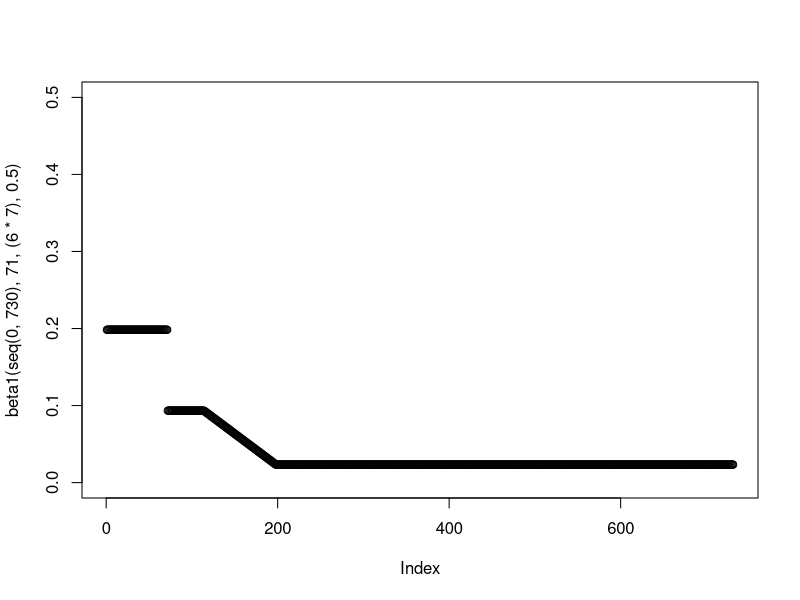
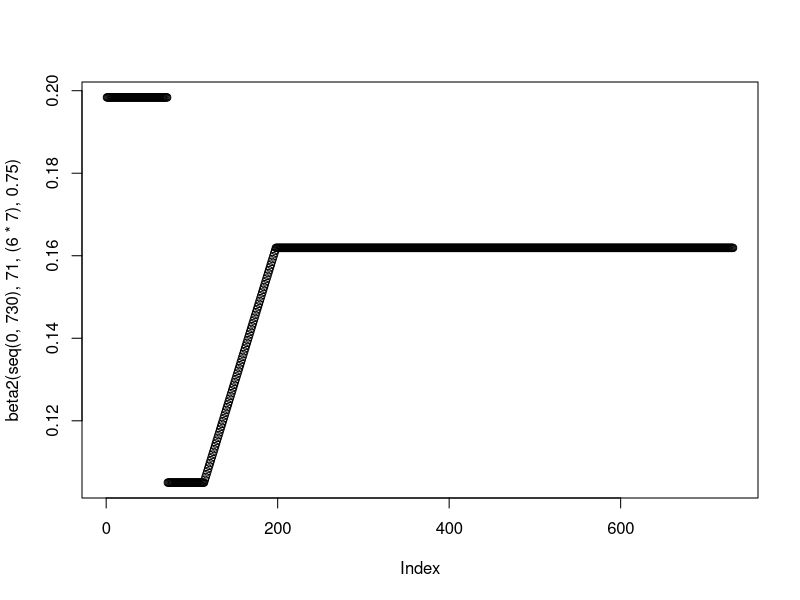
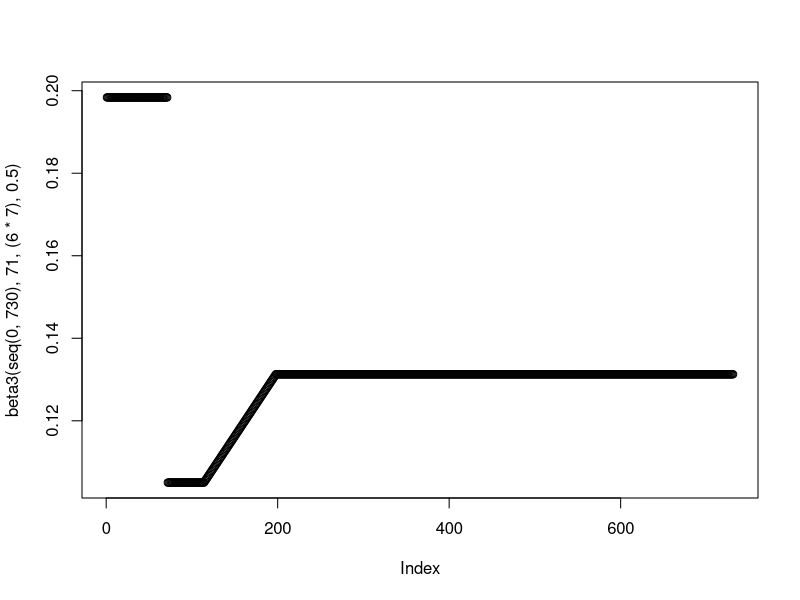
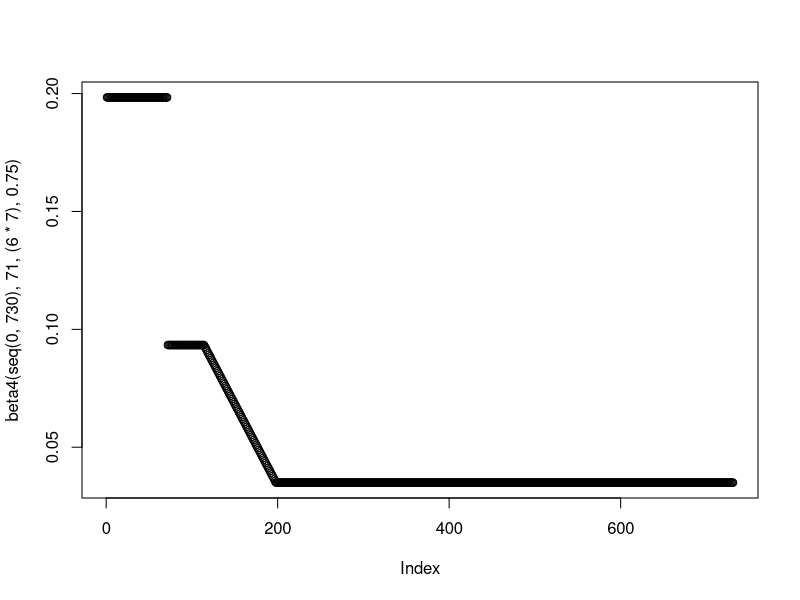

Reproduce these figures in R, in order. (Note: this script raises an error after producing the figures.)
setwd("C:/Users/amorg/Documents/PhD/nCoV Work/Figures/Enhanced Shielding/New") # This is where the plots Output
rm(list=ls())
library("deSolve"); library("ggplot2"); library("ggpubr"); library("reshape2"); library("Cairo")

#### Phase 4 ANALYSIS ####
# Model Functions - Generation Time + Betas + ODEs #
#Function for the generation time/(1/gamma) parameter
GenTime <- function(T2, R0) {
  G = T2 * ((R0-1)/log(2))
  return(G)
}

#Betas for the Intervention - Phase 4 is a scaling factor which affects all Betas during Phase 4 equally 
beta1 <- function(time, tstart1, tdur, phase4) {
  gamma <- 1/(GenTime(3.3,2.8))
  beta1_2 <- 0.4*gamma*phase4
  betalin <- approxfun(x=c(tstart1+tdur, tstart1+tdur+(12*7)), y = c(0.8*(gamma), beta1_2), method="linear", rule  =2)
  ifelse((time >= tstart1 & time <= tstart1+tdur), #Phase 2
         0.8*(gamma),
         ifelse((time >= tstart1+tdur & time <= tstart1+tdur+(12*7)), #Phase 3
                betalin(time),
                ifelse((time >= tstart1+tdur+(12*7) & time <= 730),
                       beta1_2,
                       1.7*(gamma))))}

plot(beta1(seq(0,730), 71, (6*7), 0.5), ylim = c(0,0.5))

beta2 <- function(time, tstart1, tdur, phase4) {
  gamma <- 1/(GenTime(3.3,2.8))
  beta1_2 <- 1.85*gamma*phase4
  betalin <- approxfun(x=c(tstart1+tdur, tstart1+tdur+(12*7)), y = c(0.9*(gamma), beta1_2), method="linear", rule  =2)
  ifelse((time >= tstart1 & time <= tstart1+tdur), #Phase 2
         0.9*(gamma),
         ifelse((time >= tstart1+tdur & time <= tstart1+tdur+(12*7)), #Phase 3
                betalin(time),
                ifelse((time >= tstart1+tdur+(12*7) & time <= 730),
                       beta1_2,
                       1.7*(gamma))))}

plot(beta2(seq(0,730), 71, (6*7), 0.75))

beta3 <- function(time, tstart1, tdur, phase4) {
  gamma <- 1/(GenTime(3.3,2.8))
  beta1_2 <- 2.25*gamma*phase4
  betalin <- approxfun(x=c(tstart1+tdur, tstart1+tdur+(12*7)), y = c(0.9*(gamma), beta1_2), method="linear", rule  =2)
  ifelse((time >= tstart1 & time <= tstart1+tdur), #Phase 2
         0.9*(gamma),
         ifelse((time >= tstart1+tdur & time <= tstart1+tdur+(12*7)), #Phase 3
                betalin(time),
                ifelse((time >= tstart1+tdur+(12*7) & time <= 730),
                       beta1_2,
                       1.7*(gamma))))}

plot(beta3(seq(0,730), 71, (6*7), 0.5))

beta4 <- function(time,tstart1,tdur, phase4) {
  gamma <- 1/(GenTime(3.3,2.8))
  beta1_2 <- 0.4*gamma*phase4
  betalin <- approxfun(x=c(tstart1+tdur, tstart1+tdur+(12*7)), y = c(0.8*(gamma), beta1_2), method="linear", rule  =2)
  ifelse((time >= tstart1 & time <= tstart1+tdur), #Phase 2
         0.8*(gamma),
         ifelse((time >= tstart1+tdur & time <= tstart1+tdur+(12*7)), #Phase 3
                betalin(time),
                ifelse((time >= tstart1+tdur+(12*7) & time <= 730),
                       beta1_2,
                       1.7*(gamma))))}

plot(beta4(seq(0,730), 71, (6*7), 0.75))

#ODEs integrating new betas in
SIRS <- function(time, state, parameters) {
  with(as.list(c(state, parameters)), {
    beta1 <- beta1(time,tstart1,tdur, phase4)
    beta2 <- beta2(time,tstart1,tdur, phase4)
    beta3 <- beta3(time,tstart1,tdur, phase4)
    beta4 <- beta4(time,tstart1,tdur, phase4)
    
    dSv = - beta1*Iv*Sv - beta1*Is*Sv - beta4*Ir1*Sv - beta4*Ir2*Sv - beta4*Ir3*Sv + zeta*Rv
    dSs = - beta1*Iv*Ss - beta1*Is*Ss - beta2*Ir1*Ss - beta2*Ir2*Ss - beta2*Ir3*Ss + zeta*Rs
    dSr1 = - beta4*Iv*Sr1 - beta2*Is*Sr1 - beta3*Ir1*Sr1 - beta3*Ir2*Sr1 - beta3*Ir3*Sr1 + zeta*Rr1
    dSr2 = - beta4*Iv*Sr2 - beta2*Is*Sr2 - beta3*Ir1*Sr2 - beta3*Ir2*Sr2 - beta3*Ir3*Sr2 + zeta*Rr2
    dSr3 = - beta4*Iv*Sr3 - beta2*Is*Sr3 - beta3*Ir1*Sr3 - beta3*Ir2*Sr3 - beta3*Ir3*Sr3 + zeta*Rr3
    
    dIv = beta1*Iv*Sv + beta1*Is*Sv + beta4*Ir1*Sv + beta4*Ir2*Sv + beta4*Ir3*Sv - gamma*Iv
    dIs = beta1*Iv*Ss + beta1*Is*Ss + beta2*Ir1*Ss + beta2*Ir2*Ss + beta2*Ir3*Ss - gamma*Is
    dIr1 = beta4*Iv*Sr1 + beta2*Is*Sr1 + beta3*Ir1*Sr1 + beta3*Ir2*Sr1 + beta3*Ir3*Sr1 - gamma*Ir1
    dIr2 = beta4*Iv*Sr2 + beta2*Is*Sr2 + beta3*Ir1*Sr2 + beta3*Ir2*Sr2 + beta3*Ir3*Sr2 - gamma*Ir2
    dIr3 = beta4*Iv*Sr3 + beta2*Is*Sr3 + beta3*Ir1*Sr3 + beta3*Ir2*Sr3 + beta3*Ir3*Sr3 - gamma*Ir3
    
    dRv = gamma*Iv - zeta*Rv 
    dRs = gamma*Is - zeta*Rs
    dRr1 = gamma*Ir1 - zeta*Rr1
    dRr2 = gamma*Ir2 - zeta*Rr2
    dRr3 = gamma*Ir3 - zeta*Rr3
    
    return(list(c(dSv, dSs, dSr1, dSr2, dSr3,
                  dIv, dIs, dIr1, dIr2, dIr3,
                  dRv, dRs, dRr1, dRr2, dRr3)))
  })
}

#Initial Conditions and Times

init <- c(Sv = 0.2 - 0.0001*0.2, Ss = 0.2 - 0.0001*0.2, 
          Sr1 = 0.2 - 0.0001*0.2, Sr2 = 0.2 - 0.0001*0.2, Sr3 = 0.2 - 0.0001*0.2,
          Iv = 0.0001*0.2, Is = 0.0001*0.2, Ir1 = 0.0001*0.2, Ir2 = 0.0001*0.2, Ir3 = 0.0001*0.2,   
          Rv= 0, Rs = 0, Rr1 = 0, Rr2 = 0, Rr3 = 0)

times <- seq(0, 478, by = 1)

phase4scale <- seq(0.75, 1.25, by = 0.01)

init <- c(Sv = 0.2 - 0.0001*0.2, Ss = 0.2 - 0.0001*0.2, 
          Sr1 = 0.2 - 0.0001*0.2, Sr2 = 0.2 - 0.0001*0.2, Sr3 = 0.2 - 0.0001*0.2,
          Iv = 0.0001*0.2, Is = 0.0001*0.2, Ir1 = 0.0001*0.2, Ir2 = 0.0001*0.2, Ir3 = 0.0001*0.2,   
          Rv= 0, Rs = 0, Rr1 = 0, Rr2 = 0, Rr3 = 0)
times <- seq(0, 478, by = 1)

output <- data.frame(matrix(ncol = 10, nrow = length(phase4scale)))
colnames(output) <- c("Phase4BetaScale", "Beta1","Beta2", "Beta3", "Beta4","TimeSecPeak","Second Peak",
                      "TimeFirPeak","First Peak","RelHeight1stvs2nd")

for (i in 1:length(phase4scale)) {
  temp <- numeric(10)
  parms1 = c(gamma = 1/(GenTime(3.3,2.8)), 
             zeta = 1/365,
             tstart1 = 71, 
             tdur = 6*7,
             phase4 = phase4scale[i])
  out1 <- data.frame(ode(y = init, func = SIRS, times = times, parms = parms1))
  out1$Iv <- out1$Iv/0.20
  temp[1] <- phase4scale[i]
  temp[2] <- beta1(400, 71, (6*7), phase4scale[i])
  temp[3] <- beta2(400, 71, (6*7), phase4scale[i])
  temp[4] <- beta3(400, 71, (6*7), phase4scale[i])
  temp[5] <- beta4(400, 71, (6*7), phase4scale[i])
  temp[6] <- out1$time[which(diff(sign(diff(out1$Iv)))==-2)+1][2] #Outcome Measure Time of 2nd Peak
  temp[7] <- out1$Iv[which(diff(sign(diff(out1$Iv)))==-2)+1][2] #Outcome Measure I(t)  of 2nd Peak
  temp[8] <- out1$time[which(diff(sign(diff(out1$Iv)))==-2)+1][1] #Outcome Measure Time of 1st Peak
  temp[9] <- out1$Iv[which(diff(sign(diff(out1$Iv)))==-2)+1][1] #Outcome Measure I(t) of 1st Peak
  temp[10] <- temp[7]/temp[9]
  output[i,] <- temp
  print(i/length(phase4scale))
}

statr0 <- melt(output, id.vars = c("Phase4BetaScale"), measure.vars = c("RelHeight1stvs2nd"))

pphase4 <- ggplot(statr0, aes(x = Phase4BetaScale, y = value)) + geom_line(size = 1.02, stat = "identity", col = "red") + theme_bw() +
  labs(x =expression("Phase 4 Scaling"), y = "Relative Height of 2nd Peak vs 1st Peak") + scale_y_continuous(expand = c(0,0)) + scale_x_continuous(expand = c(0,0)) +
  geom_hline(yintercept = 	1, lty = 2, size = 1.02, col = "black") +
  theme(legend.position = "bottom", legend.title = element_blank(), legend.text=element_text(size=14),  axis.text=element_text(size=14),
        axis.title.y=element_text(size=14),axis.title.x=element_text(size=14), 
        legend.spacing.x = unit(0.3, 'cm'), plot.margin=unit(c(0.7,0.7,0.8,0.8),"cm"))


#### ZETA ANALYSIS + PHASE 1 ANALYSIS ####

# Model Functions  
#Function for the generation time/(1/gamma) parameter
GenTime <- function(T2, R0) {
  G = T2 * ((R0-1)/log(2))
  return(G)
}

#Function to model interventions - Beta1,2,3 and 4
beta1 <- function(time, tstart1, tdur, phase1R0) {
  gamma <- 1/(GenTime(3.3,2.8))
  beta1_2 <- 0.4*gamma
  betalin <- approxfun(x=c(tstart1+tdur, tstart1+tdur+(12*7)), y = c(0.8*(gamma), beta1_2), method="linear", rule  =2)
  ifelse((time >= tstart1 & time <= tstart1+tdur), #Phase 2
         0.8*(gamma),
         ifelse((time >= tstart1+tdur & time <= tstart1+tdur+(12*7)), #Phase 3
                betalin(time),
                ifelse((time >= tstart1+tdur+(12*7) & time <= 730),
                       beta1_2,
                       phase1R0*(gamma))))}

plot(beta1(seq(0,730), 71, (6*7), 0.5,1.7), ylim = c(0,0.5))

beta2 <- function(time, tstart1, tdur,phase1R0) {
  gamma <- 1/(GenTime(3.3,2.8))
  beta1_2 <- 1.85*gamma
  betalin <- approxfun(x=c(tstart1+tdur, tstart1+tdur+(12*7)), y = c(0.9*(gamma), beta1_2), method="linear", rule  =2)
  ifelse((time >= tstart1 & time <= tstart1+tdur), #Phase 2
         0.9*(gamma),
         ifelse((time >= tstart1+tdur & time <= tstart1+tdur+(12*7)), #Phase 3
                betalin(time),
                ifelse((time >= tstart1+tdur+(12*7) & time <= 730),
                       beta1_2,
                       phase1R0*(gamma))))}

plot(beta2(seq(0,730), 71, (6*7), 0.5,1.7))

beta3 <- function(time, tstart1, tdur,phase1R0) {
  gamma <- 1/(GenTime(3.3,2.8))
  beta1_2 <- 2.25*gamma
  betalin <- approxfun(x=c(tstart1+tdur, tstart1+tdur+(12*7)), y = c(0.9*(gamma), beta1_2), method="linear", rule  =2)
  ifelse((time >= tstart1 & time <= tstart1+tdur), #Phase 2
         0.9*(gamma),
         ifelse((time >= tstart1+tdur & time <= tstart1+tdur+(12*7)), #Phase 3
                betalin(time),
                ifelse((time >= tstart1+tdur+(12*7) & time <= 730),
                       beta1_2,
                       phase1R0*(gamma))))}

plot(beta3(seq(0,730), 71, (6*7), 0.5, 1.7))


beta4 <- function(time,tstart1,tdur, phase1R0) {
  gamma <- 1/(GenTime(3.3,2.8))
  beta1_2 <- 0.4*gamma
  betalin <- approxfun(x=c(tstart1+tdur, tstart1+tdur+(12*7)), y = c(0.8*(gamma), beta1_2), method="linear", rule  =2)
  ifelse((time >= tstart1 & time <= tstart1+tdur), #Phase 2
         0.8*(gamma),
         ifelse((time >= tstart1+tdur & time <= tstart1+tdur+(12*7)), #Phase 3
                betalin(time),
                ifelse((time >= tstart1+tdur+(12*7) & time <= 730),
                       beta1_2,
                       phase1R0*(gamma))))}

plot(beta4(seq(0,730), 71, (6*7), 0.5,1.7))

#Function for ODEs
SIRS <- function(time, state, parameters) {
  with(as.list(c(state, parameters)), {
    beta1 <- beta1(time,tstart1,tdur,phase1R0)
    beta2 <- beta2(time,tstart1,tdur,phase1R0)
    beta3 <- beta3(time,tstart1,tdur,phase1R0)
    beta4 <- beta4(time,tstart1,tdur,phase1R0)
    
    dSv = - beta1*Iv*Sv - beta1*Is*Sv - beta4*Ir1*Sv - beta4*Ir2*Sv - beta4*Ir3*Sv + zeta*Rv
    dSs = - beta1*Iv*Ss - beta1*Is*Ss - beta2*Ir1*Ss - beta2*Ir2*Ss - beta2*Ir3*Ss + zeta*Rs
    dSr1 = - beta4*Iv*Sr1 - beta2*Is*Sr1 - beta3*Ir1*Sr1 - beta3*Ir2*Sr1 - beta3*Ir3*Sr1 + zeta*Rr1
    dSr2 = - beta4*Iv*Sr2 - beta2*Is*Sr2 - beta3*Ir1*Sr2 - beta3*Ir2*Sr2 - beta3*Ir3*Sr2 + zeta*Rr2
    dSr3 = - beta4*Iv*Sr3 - beta2*Is*Sr3 - beta3*Ir1*Sr3 - beta3*Ir2*Sr3 - beta3*Ir3*Sr3 + zeta*Rr3
    
    dIv = beta1*Iv*Sv + beta1*Is*Sv + beta4*Ir1*Sv + beta4*Ir2*Sv + beta4*Ir3*Sv - gamma*Iv
    dIs = beta1*Iv*Ss + beta1*Is*Ss + beta2*Ir1*Ss + beta2*Ir2*Ss + beta2*Ir3*Ss - gamma*Is
    dIr1 = beta4*Iv*Sr1 + beta2*Is*Sr1 + beta3*Ir1*Sr1 + beta3*Ir2*Sr1 + beta3*Ir3*Sr1 - gamma*Ir1
    dIr2 = beta4*Iv*Sr2 + beta2*Is*Sr2 + beta3*Ir1*Sr2 + beta3*Ir2*Sr2 + beta3*Ir3*Sr2 - gamma*Ir2
    dIr3 = beta4*Iv*Sr3 + beta2*Is*Sr3 + beta3*Ir1*Sr3 + beta3*Ir2*Sr3 + beta3*Ir3*Sr3 - gamma*Ir3
    
    dRv = gamma*Iv - zeta*Rv 
    dRs = gamma*Is - zeta*Rs
    dRr1 = gamma*Ir1 - zeta*Rr1
    dRr2 = gamma*Ir2 - zeta*Rr2
    dRr3 = gamma*Ir3 - zeta*Rr3
    
    return(list(c(dSv, dSs, dSr1, dSr2, dSr3,
                  dIv, dIs, dIr1, dIr2, dIr3,
                  dRv, dRs, dRr1, dRr2, dRr3)))
  })
}


#We are identifying the point at which the 2nd peak is higher than the 1st peak 
zetaseq <- seq(1,365)

output <- data.frame(matrix(ncol = 7, nrow = length(zetaseq)))
colnames(output) <- c("DayImmune","TimeSecPeak","HeightSecPeak","TimeFirPeak","HeightFirPeak","HigherFirPeak", "RelHeight1stvs2nd")

#Run the for model for different zetas
for (i in 1:length(zetaseq)) {
  temp <- numeric(7)
  parms1 = c(gamma = 1/(GenTime(3.3,2.8)), 
             zeta = 1/zetaseq[i],
             tstart1 = 71, 
             tdur = 6*7,
             phase1R0 = 1.7)
  out1 <- data.frame(ode(y = init, func = SIRS, times = times, parms = parms1))
  out1$Iv <- out1$Iv/0.20
  temp[1] <- zetaseq[i]
  temp[2] <- out1$time[which(diff(sign(diff(out1$Iv)))==-2)+1][2]
  temp[3] <- out1$Iv[which(diff(sign(diff(out1$Iv)))==-2)+1][2]
  temp[4] <- out1$time[which(diff(sign(diff(out1$Iv)))==-2)+1][1]
  temp[5] <- out1$Iv[which(diff(sign(diff(out1$Iv)))==-2)+1][1]
  temp[6] <- ifelse((out1$Iv[which(diff(sign(diff(out1$Iv)))==-2)][2] > out1$Iv[which(diff(sign(diff(out1$Iv)))==-2)][1]), 1, 0)
  temp[7] <- temp[3]/temp[5]
  output[i,] <- temp
  print(i/length(zetaseq))
}

#Plot comparing 2nd Peak vs 1st Peak height
statzeta <- melt(output, id.vars = c("DayImmune"), measure.vars = c("RelHeight1stvs2nd"))

pzeta <- ggplot(statzeta, aes(x = DayImmune, y = value)) + geom_line(size = 1.02, stat = "identity", col = "red") + theme_bw() +
  labs(x ="Duration of Immunity (Days)", y = "Relative Height of 2nd Peak vs 1st Peak") + scale_y_continuous(expand = c(0,0)) + scale_x_continuous(expand = c(0,0)) +
  geom_hline(yintercept = 1, lty = 2, size = 1.02, col = "black") +
  theme(legend.position = "bottom", legend.title = element_blank(), legend.text=element_text(size=14),  axis.text=element_text(size=14),
        axis.title.y=element_text(size=14),axis.title.x= element_text(size=14), 
        legend.spacing.x = unit(0.3, 'cm'), plot.margin=unit(c(0.7,0.7,0.8,0.8),"cm"))

#Phase 1 R0
phase1R0seq <- seq(1.4, 2, by = 0.005)
output <- data.frame(matrix(ncol = 6, nrow = length(phase1R0seq)))
colnames(output) <- c("Phase1R0","TimeSecPeak","Second Peak","TimeFirPeak","First Peak","RelHeight1stvs2nd")

#Only assessing vulnerable population

for (i in 1:length(phase1R0seq)) {
  temp <- numeric(6)
  parms1 = c(gamma = 1/(GenTime(3.3,2.8)), 
             zeta = 1/365,
             tstart1 = 71, 
             tdur = 6*7,
             scaling = 0.5,
             phase1R0 = phase1R0seq[i])
  out1 <- data.frame(ode(y = init, func = SIRS, times = times, parms = parms1))
  out1$Iv <- out1$Iv/0.20
  temp[1] <- phase1R0seq[i]
  temp[2] <- out1$time[which(diff(sign(diff(out1$Iv)))==-2)+1][2] #Outcome Measure Time of 2nd Peak
  temp[3] <- out1$Iv[which(diff(sign(diff(out1$Iv)))==-2)+1][2] #Outcome Measure I(t)  of 2nd Peak
  temp[4] <- out1$time[which(diff(sign(diff(out1$Iv)))==-2)+1][1] #Outcome Measure Time of 1st Peak
  temp[5] <- out1$Iv[which(diff(sign(diff(out1$Iv)))==-2)+1][1] #Outcome Measure I(t) of 1st Peak
  temp[6] <- temp[3]/temp[5]
  output[i,] <- temp
  print(i/length(phase1R0seq))
}

statr0 <- melt(output, id.vars = c("Phase1R0"), measure.vars = c("RelHeight1stvs2nd"))

pphase1 <- ggplot(statr0, aes(x = Phase1R0, y = value)) + geom_line(size = 1.02, stat = "identity", col = "red") + theme_bw() +
  labs(x =expression("Phase 1 R"[e]), y = "Relative Height of 2nd Peak vs 1st Peak") + scale_y_continuous(expand = c(0,0)) + scale_x_continuous(expand = c(0,0)) +
  geom_hline(yintercept = 	1, lty = 2, size = 1.02, col = "black") +
  theme(legend.position = "bottom", legend.title = element_blank(), legend.text=element_text(size=14),  axis.text=element_text(size=14),
        axis.title.y=element_text(size=14),axis.title.x= element_text(size=14), 
        legend.spacing.x = unit(0.3, 'cm'), plot.margin=unit(c(0.7,0.7,0.8,0.8),"cm"))



#### COMPLIANCE ANALYSIS ####


#Function for the generation time/(1/gamma) parameter
GenTime <- function(T2, R0) {
  G = T2 * ((R0-1)/log(2))
  return(G)
}

#Beta Functions - Added Compliance Scaling Factor which alters Betas TO and FROM the vulnerables
betacomp <- function(time, tstart1, tdur, comp) {
  gamma <- 1/(GenTime(3.3,2.8))
  beta1_2 <- (0.4+((1.7-0.4)*(1-comp)))*(gamma)
  betalin <- approxfun(x=c(tstart1+tdur, tstart1+tdur+(12*7)), y = c(0.8*(gamma), beta1_2), method="linear", rule  =2)
  ifelse((time >= tstart1 & time <= tstart1+tdur), #Phase 2
         0.8*(gamma),
         ifelse((time >= tstart1+tdur & time <= tstart1+tdur+(12*7)), #Phase 3
                betalin(time),
                ifelse((time >= tstart1+tdur+(12*7) & time <= 730),
                       beta1_2,
                       1.7*(gamma))))}

plot(betacomp(seq(0,730), 71, (6*7), 1), ylim = c(0,0.5))

beta1 <- function(time, tstart1, tdur) {
  gamma <- 1/(GenTime(3.3,2.8))
  beta1_2 <- 0.4*(gamma)
  betalin <- approxfun(x=c(tstart1+tdur, tstart1+tdur+(12*7)), y = c(0.8*(gamma), beta1_2), method="linear", rule  =2)
  ifelse((time >= tstart1 & time <= tstart1+tdur), #Phase 2
         0.8*(gamma),
         ifelse((time >= tstart1+tdur & time <= tstart1+tdur+(12*7)), #Phase 3
                betalin(time),
                ifelse((time >= tstart1+tdur+(12*7) & time <= 730),
                       beta1_2,
                       1.7*(gamma))))}
plot(beta1(seq(0,730), 71, (6*7)), ylim = c(0,0.5))

beta2 <- function(time, tstart1, tdur) {
  gamma <- 1/(GenTime(3.3,2.8))
  beta1_2 <- 1.85*(gamma)
  betalin <- approxfun(x=c(tstart1+tdur, tstart1+tdur+(12*7)), y = c(0.9*(gamma), beta1_2), method="linear", rule  =2)
  ifelse((time >= tstart1 & time <= tstart1+tdur), #Phase 2
         0.9*(gamma),
         ifelse((time >= tstart1+tdur & time <= tstart1+tdur+(12*7)), #Phase 3
                betalin(time),
                ifelse((time >= tstart1+tdur+(12*7) & time <= 730),
                       beta1_2,
                       1.7*(gamma))))}
plot(beta2(seq(0,730), 71, (6*7)))

beta3 <- function(time, tstart1, tdur) {
  gamma <- 1/(GenTime(3.3,2.8))
  beta1_2 <- 2.25*(gamma)
  betalin <- approxfun(x=c(tstart1+tdur, tstart1+tdur+(12*7)), y = c(0.9*(gamma), beta1_2), method="linear", rule  =2)
  ifelse((time >= tstart1 & time <= tstart1+tdur), #Phase 2
         0.9*(gamma),
         ifelse((time >= tstart1+tdur & time <= tstart1+tdur+(12*7)), #Phase 3
                betalin(time),
                ifelse((time >= tstart1+tdur+(12*7) & time <= 730),
                       beta1_2,
                       1.7*(gamma))))}
plot(beta3(seq(0,730), 71, (6*7)))

beta4 <- function(time,tstart1,tdur) {
  gamma <- 1/(GenTime(3.3,2.8))
  beta1_2 <- 0.4*gamma
  betalin <- approxfun(x=c(tstart1+tdur, tstart1+tdur+(12*7)), y = c(0.8*(gamma), beta1_2), method="linear", rule  =2)
  ifelse((time >= tstart1 & time <= tstart1+tdur), #Phase 2
         0.8*(gamma),
         ifelse((time >= tstart1+tdur & time <= tstart1+tdur+(12*7)), #Phase 3
                betalin(time),
                ifelse((time >= tstart1+tdur+(12*7) & time <= 730),
                       beta1_2,
                       1.7*(gamma))))}
plot(beta4(seq(0,730), 71, (6*7)))

#Function for Shielded/non-Shielded Pop
SIRS <- function(time, state, parameters) {
  with(as.list(c(state, parameters)), {
    betacomp <- betacomp(time,tstart1,tdur,comp)
    beta1 <- beta1(time,tstart1,tdur)
    beta2 <- beta2(time,tstart1,tdur)
    beta3 <- beta3(time,tstart1,tdur)
    beta4 <- beta4(time,tstart1,tdur)
    
    dSv = - betacomp*Iv*Sv - betacomp*Is*Sv - betacomp*Ir1*Sv - betacomp*Ir2*Sv - betacomp*Ir3*Sv + zeta*Rv
    dSs = - betacomp*Iv*Ss - beta1*Is*Ss - beta2*Ir1*Ss - beta2*Ir2*Ss - beta2*Ir3*Ss + zeta*Rs
    dSr1 = - betacomp*Iv*Sr1 - beta2*Is*Sr1 - beta3*Ir1*Sr1 - beta3*Ir2*Sr1 - beta3*Ir3*Sr1 + zeta*Rr1
    dSr2 = - betacomp*Iv*Sr2 - beta2*Is*Sr2 - beta3*Ir1*Sr2 - beta3*Ir2*Sr2 - beta3*Ir3*Sr2 + zeta*Rr2
    dSr3 = - betacomp*Iv*Sr3 - beta2*Is*Sr3 - beta3*Ir1*Sr3 - beta3*Ir2*Sr3 - beta3*Ir3*Sr3 + zeta*Rr3
    
    dIv = betacomp*Iv*Sv + betacomp*Is*Sv + betacomp*Ir1*Sv + betacomp*Ir2*Sv + betacomp*Ir3*Sv - gamma*Iv
    dIs = betacomp*Iv*Ss + beta1*Is*Ss + beta2*Ir1*Ss + beta2*Ir2*Ss + beta2*Ir3*Ss - gamma*Is
    dIr1 = betacomp*Iv*Sr1 + beta2*Is*Sr1 + beta3*Ir1*Sr1 + beta3*Ir2*Sr1 + beta3*Ir3*Sr1 - gamma*Ir1
    dIr2 = betacomp*Iv*Sr2 + beta2*Is*Sr2 + beta3*Ir1*Sr2 + beta3*Ir2*Sr2 + beta3*Ir3*Sr2 - gamma*Ir2
    dIr3 = betacomp*Iv*Sr3 + beta2*Is*Sr3 + beta3*Ir1*Sr3 + beta3*Ir2*Sr3 + beta3*Ir3*Sr3 - gamma*Ir3
    
    dRv = gamma*Iv - zeta*Rv 
    dRs = gamma*Is - zeta*Rs
    dRr1 = gamma*Ir1 - zeta*Rr1
    dRr2 = gamma*Ir2 - zeta*Rr2
    dRr3 = gamma*Ir3 - zeta*Rr3
    
    return(list(c(dSv, dSs, dSr1, dSr2, dSr3,
                  dIv, dIs, dIr1, dIr2, dIr3,
                  dRv, dRs, dRr1, dRr2, dRr3)))
  })
}

# Initial Common Parameters - Initial Conditions and Times
init <- c(Sv = 0.2 - 0.0001*0.2, Ss = 0.2 - 0.0001*0.2, 
          Sr1 = 0.2 - 0.0001*0.2, Sr2 = 0.2 - 0.0001*0.2, Sr3 = 0.2 - 0.0001*0.2,
          Iv = 0.0001*0.2, Is = 0.0001*0.2, Ir1 = 0.0001*0.2, Ir2 = 0.0001*0.2, Ir3 = 0.0001*0.2,   
          Rv= 0, Rs = 0, Rr1 = 0, Rr2 = 0, Rr3 = 0)
times <- seq(0, 478, by = 1)

compliance <- seq(0,1, by = 0.01)

output <- data.frame(matrix(ncol = 6, nrow = length(compliance)))
colnames(output) <- c("Compliance","TimeSecPeak","Second Peak","TimeFirPeak","First Peak","RelHeight1stvs2nd")

for (i in 1:length(compliance)) {
  temp <- numeric(6)
  parms1 = c(gamma = 1/(GenTime(3.3,2.8)), 
             zeta = 1/365,
             tstart1 = 71, 
             tdur = 6*7,
             comp = compliance[i])
  out1 <- data.frame(ode(y = init, func = SIRS, times = times, parms = parms1))
  out1$Iv <- out1$Iv/0.20
  temp[1] <- compliance[i]*100
  temp[2] <- out1$time[which(diff(sign(diff(out1$Iv)))==-2)+1][2] #Outcome Measure Time of 2nd Peak
  temp[3] <- out1$Iv[which(diff(sign(diff(out1$Iv)))==-2)+1][2] #Outcome Measure I(t)  of 2nd Peak
  temp[4] <- out1$time[which(diff(sign(diff(out1$Iv)))==-2)+1][1] #Outcome Measure Time of 1st Peak
  temp[5] <- out1$Iv[which(diff(sign(diff(out1$Iv)))==-2)+1][1] #Outcome Measure I(t) of 1st Peak
  temp[6] <- temp[3]/temp[5]
  output[i,] <- temp
  print(i/length(compliance))
}

statcomp <- melt(output, id.vars = c("Compliance"), measure.vars = c("RelHeight1stvs2nd"))

#Plotting Compliance Range 
pcomp <- ggplot(statcomp, aes(x = Compliance, y = value)) + geom_line(size = 1.02, stat = "identity", col = "red") + theme_bw() +
  labs(x =expression("Compliance of the Vulnerable Population (%)"), y = "Relative Height of 2nd Peak vs 1st Peak") + scale_y_continuous(limits = c(0,3),expand = c(0,0)) + scale_x_continuous(expand = c(0,0)) +
  geom_hline(yintercept = 	1, lty = 2, size = 1.02, col = "black") +
  theme(legend.position = "bottom", legend.title = element_blank(), legend.text=element_text(size=14),  axis.text=element_text(size=14),
        axis.title.y=element_text(size=14),axis.title.x= element_text(size=14), 
        legend.spacing.x = unit(0.3, 'cm'), plot.margin=unit(c(0.7,0.7,0.8,0.8),"cm"))


#### Plotting ####

plot <- ggarrange(pphase4, pcomp,
                  
                  pphase1,  pzeta,
                  
                  ncol = 2, nrow = 2, 
                  heights = c(1, 1), common.legend = TRUE, legend = "bottom",
                  align = "v",
                  labels = c("A", "B", "C", "D"), font.label = c(size = 20))

ggsave(plot, filename = "Fig3.png", dpi = 300, type = "cairo",
       width = 14, height = 10, units = "in")
